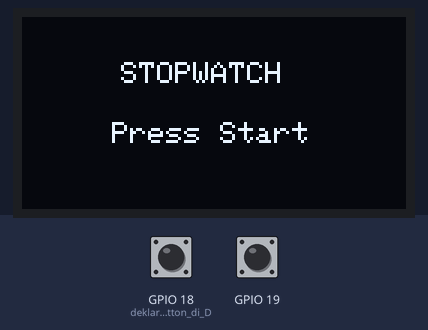
The program below on a simulated ESP32. On the bench: 128×64 one-colour display. Inputs (shaded band) come from the test bench; at power-on: GPIO 18 (deklarasi_pin_button_di_D) HIGH, GPIO 19 HIGH. The display library's start-up logo is not drawn.

Above: at 3.2 s.
3.3 s: GPIO 18 (deklarasi_pin_button_di_D) pulled LOW for 0.15 s
At 3.49 s:
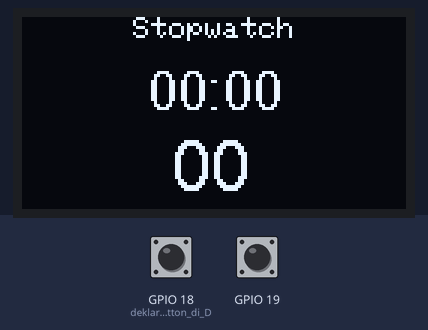
4.0 s: GPIO 18 (deklarasi_pin_button_di_D) pulled LOW for 1 s
At 4.7 s:
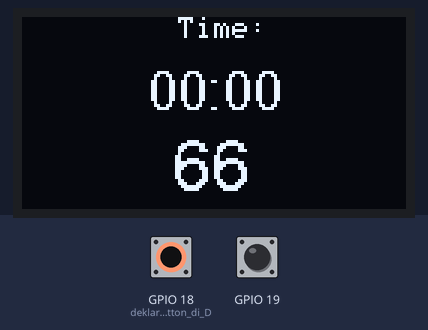
6.5 s: GPIO 18 (deklarasi_pin_button_di_D) pulled LOW for 0.15 s
At 7.1 s:
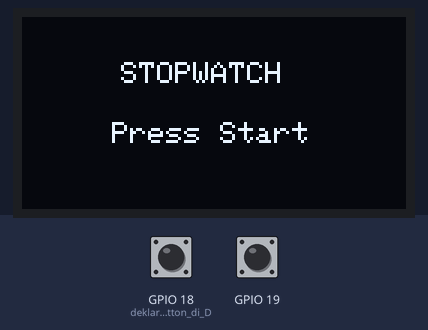
8.1 s: GPIO 19 pulled LOW for 3.2 s
At 11.49 s:
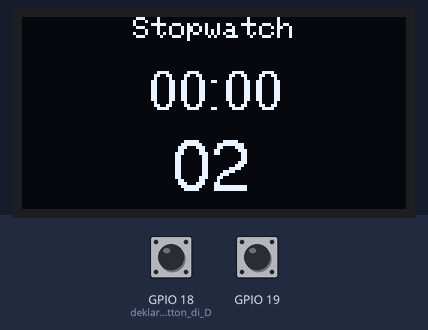
11.9 s: GPIO 19 pulled LOW for 0.15 s
At 12.42 s:
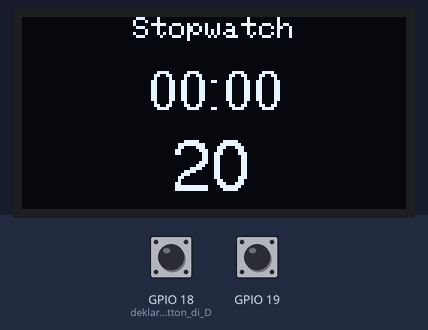
Timing chart, 0 to 13.6 s (numbered marks = the images above; inputs shaded):
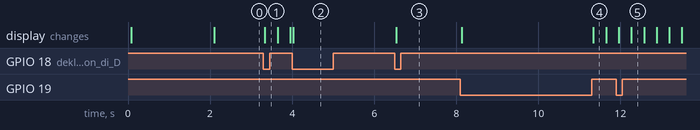

Measured:
- after the input at 3.3 s, the display: changes at once (image 1)
- after the input at 4.0 s, the display: changes at once (image 2)
- after the input at 6.5 s, the display: changes at once (image 3)
- after the input at 8.1 s, the display: first changes at once (image 4 shows a later state)

The program:

main.cpp
```cpp
#include <Arduino.h>
#include <SPI.h>                  // pemanggil library SPI
#include <Wire.h>                 // pemanggil library komunikasi I2C
#include <Adafruit_GFX.h>         // pemanggil library GFX
#include <Adafruit_SSD1306.h>     // pemanggil library SSD
#include <Fonts/FreeSans9pt7b.h>  // menentukan font yang digunakan
#include <Fonts/FreeSans12pt7b.h> // menentukan font yang digunakan

#define SCREEN_WIDTH 128 // lebar OLED dalam pixel
#define SCREEN_HEIGHT 64 // tinggi OLED dalam pixel

// reset OLED
#define OLED_RESET 0 // GPIO0
Adafruit_SSD1306 display(SCREEN_WIDTH, SCREEN_HEIGHT, &Wire, OLED_RESET);

void setup()
{
  pinMode(18, INPUT_PULLUP); // deklarasi pin button di D6 wemos
  pinMode(19, INPUT_PULLUP);
  display.begin(SSD1306_SWITCHCAPVCC, 0x3C); // menginisialisasi alamat OLED di 0x3C (untuk OLED 128x64)
  display.display();                         // digunakan untuk menampilkan isi OLED
  display.clearDisplay();                    // membersihkan OLED
  display.setFont(&FreeSans9pt7b);           // mengatur font yang digunakan
  display.setTextColor(WHITE);               // mengatur warna
  display.setCursor(0, 25);                  // mengatur posisi
  display.println("TASK 32");                // menampilkan teks ke OLED
  display.setCursor(0, 40);                  // mengatur posisi teks
  display.println("STOPWATCH");              // mengampilkan teks ke OLED
  display.display();                         // menampilkan isi darti OLED
  delay(2000);
}

int sec1 = 0;           // mengatur detik awal
int min1 = 0;           // mengatur menit awal
unsigned long msec = 0; // mengatur mili detik awal
unsigned long mili = 0; // mengatur mili detik awal
int pres = 0;           // tekan tombol
int fase = 0;           // perpindahan dari mulai, berhenti, dan reset
int start = 0;          // memulai perhitungan
unsigned long tim = 0;  // untuk timer

void loop()
{
  display.clearDisplay(); // membersihkan tampilan OLED
  if (digitalRead(19) == 0)
  {
    sec1 = 0;
    min1 = 0;
    tim = 0;
    mili = 0;
    msec = 0;
    fase = 1;
    start = 0;
  }

  if (digitalRead(18) == 0) // jika tombol tidak ditekan berarti masuk ke tampilan awal
  {

    // untuk menentukan fase stopwatch
    if (pres == 0)
    {
      fase = fase + 1;
      pres = 1;
      if (fase > 2)
        fase = 0;
    }
  }
  else
  {
    pres = 0;
  }

  if (fase == 0) // masuk ke tampilan awal
  {
    display.setFont(&FreeSans9pt7b);
    display.setFont();
    display.setCursor(33, 15);
    display.println("STOPWATCH");
    display.setFont(&FreeSans12pt7b);
    display.setFont();
    display.setCursor(30, 35);
    display.print("Press Start");

    sec1 = 0;
    min1 = 0;
    tim = 0;
    mili = 0;
    msec = 0;
    start = 0;
  }

  if (fase == 1) // stopwatch mulai berjalan
  {
    display.clearDisplay();
    display.setFont(&FreeSans12pt7b);
    display.setFont();
    display.setCursor(37, 0);
    display.print("Stopwatch");
    display.setFont(&FreeSans9pt7b);

    if (start == 0) // perhitungan waktu
    {
      start = 1;
      tim = millis();
    }
    msec = (millis() - tim);

    min1 = msec / 60000;

    if ((msec / 1000) > 59)
    {
      sec1 = (msec / 1000) - (min1 * 60);
    }
    else
    {
      sec1 = msec / 1000;
    }

    mili = (msec % 1000) / 10;

    display.setCursor(42, 30);
    if (min1 <= 9)
    {
      display.print("0");
      display.print(min1);
    }
    else
    {
      display.print(min1);
    }

    display.print(":");

    if (sec1 <= 9)
    {
      display.print("0");
      display.print(sec1);
    }
    else
    {
      display.print(sec1);
    }
    display.setFont(&FreeSans12pt7b);
    display.setCursor(50, 57);

    if (mili <= 9)
    {
      display.print("0");
      display.print(mili);
    }
    else
    {
      display.print(mili);
    }
  }

  if (fase == 2) // perhitungan stopwatch berhenti
  {
    display.clearDisplay();
    display.setFont(&FreeSans12pt7b);
    display.setFont();
    display.setCursor(52, 0);
    display.print("Time:");
    display.setFont(&FreeSans9pt7b);
    display.setCursor(42, 30);
    if (min1 <= 9)
    {
      display.print("0");
      display.print(min1);
    }
    else
    {
      display.print(min1);
    }

    display.print(":");

    if (sec1 <= 9) // untuk menambahkan angka 0 di depan sebelum angka 9
    {
      display.print("0");
      display.print(sec1);
    }
    else
    {
      display.print(sec1);
    }
    display.setFont(&FreeSans12pt7b);
    display.setCursor(50, 57);

    if (mili <= 9) // untuk menambahkan angka 0 di depan sebelum angka 9
    {
      display.print("0");
      display.print(mili);
    }
    else
    {
      display.print(mili);
    }
  }
  display.display();
}
```
